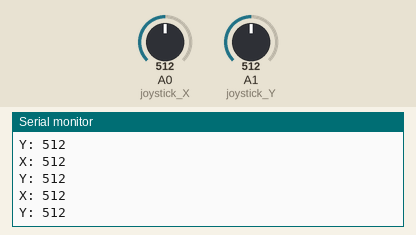
A sketch run on a simulated Arduino Uno, built with avr-gcc and run on an emulated ATmega328P. Parts: the last lines printed to the serial monitor. The inputs (shaded band) are chosen by the test bench; at power-on: A0 (joystick_X) = 512, A1 (joystick_Y) = 512. No radio packets arrive unless stated.

Above: at 1.2 s.
1.3 s: A0 (joystick_X) set to 710
At 1.44 s:
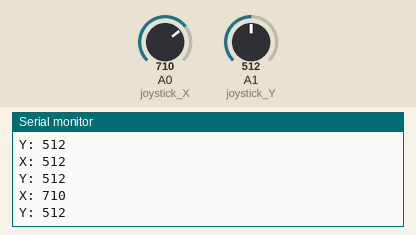
2.8 s: A1 (joystick_Y) set to 710
At 2.91 s:
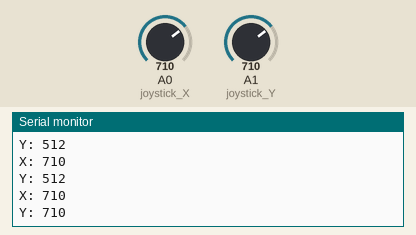
4.3 s: A0 (joystick_X) set to 716
At 4.37 s:
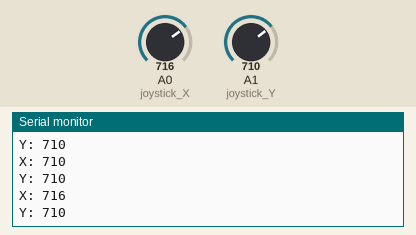
5.8 s: A1 (joystick_Y) set to 716
At 5.92 s:
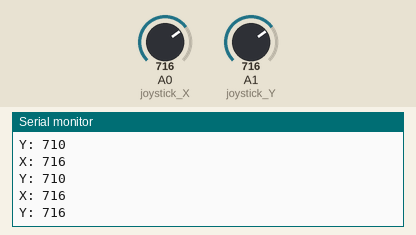
Timing chart, 0 to 8.3 s (numbered marks = the images above; inputs shaded):
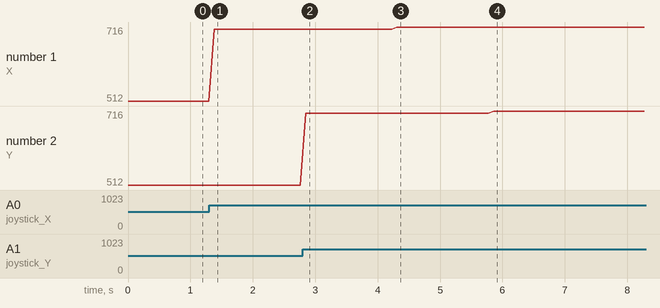

Measured:
- after the input at 1.3 s, the serial monitor: prints a new line after 0.08 s (image 1)
- after the input at 2.8 s, the serial monitor: prints a new line at once (image 2)
- after the input at 4.3 s, the serial monitor: prints a new line at once (image 3)
- after the input at 5.8 s, the serial monitor: prints a new line after 0.06 s (image 4)
- plotted number 1: 512 → 710 after the input at 1.3 s, 710 → 716 after the input at 4.3 s

The sketch:

Transmitter_4.ino
```cpp
#include <RH_ASK.h>
#ifdef RH_HAVE_HARDWARE_SPI
#include <SPI.h> // Not actually used but needed to compile
#endif

#define joystick_X A0
#define joystick_Y A1

RH_ASK driver(2000, 4, 2, 5);

void setup() {
    Serial.begin(115200);    // Debugging only
    if (!driver.init())
        Serial.println("init failed");
}

void loop() {
    int xValue = analogRead(joystick_X);
    int yValue = analogRead(joystick_Y);

    Serial.print("X: ");
    Serial.println(xValue);
    Serial.print("Y: ");
    Serial.println(yValue);

    const char *msg;

    if (xValue < 300) {
        msg = "3";
    } else if (xValue > 700) {
        msg = "1";
    } else if (yValue < 300) {
        msg = "4";
    } else if (yValue > 700) {
        msg = "2";
    } else {
        msg = "0";
    }

    driver.send((uint8_t *)msg, strlen(msg));
    driver.waitPacketSent();
    delay(25);
}
```
